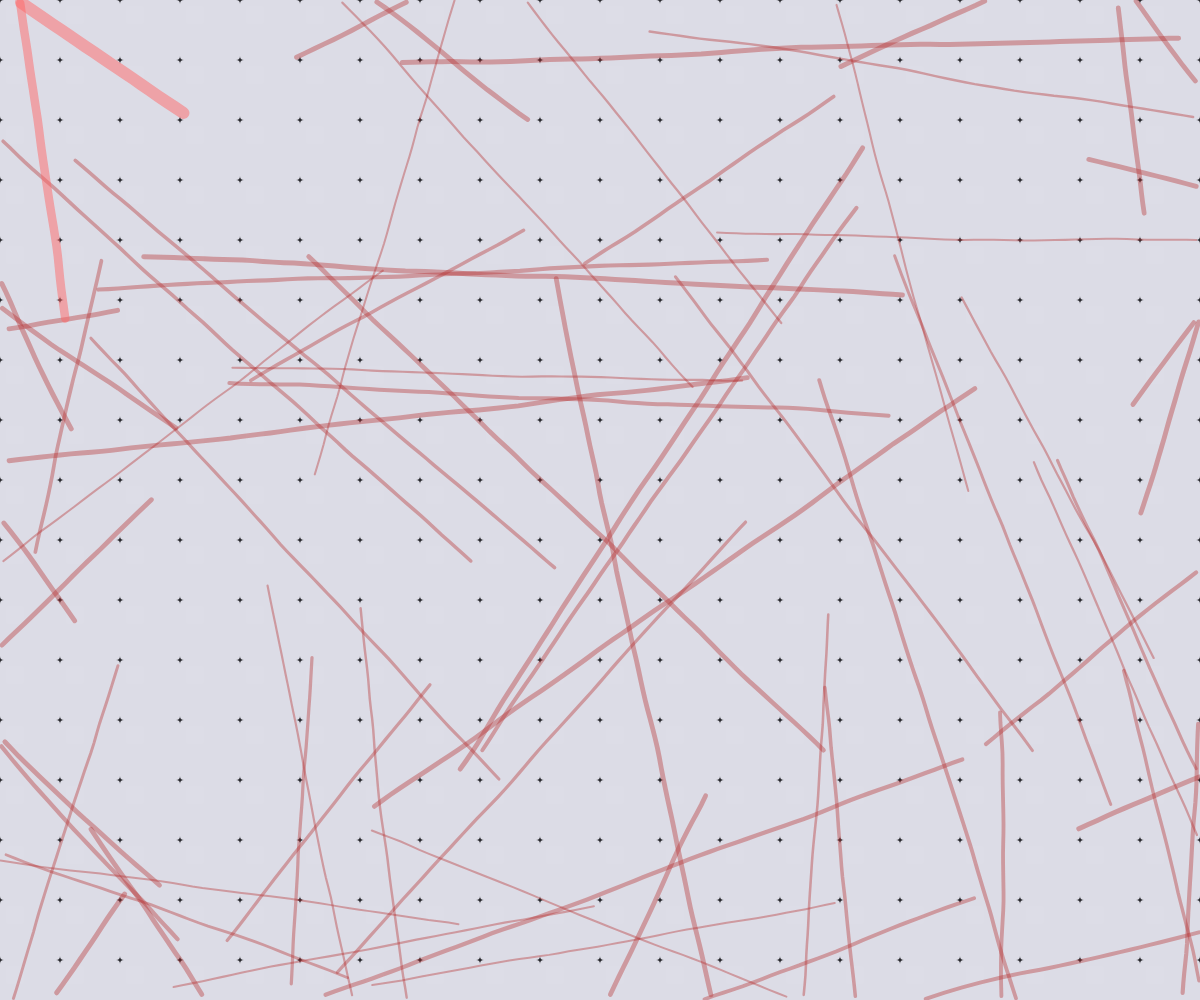
Frame 1 (no input)
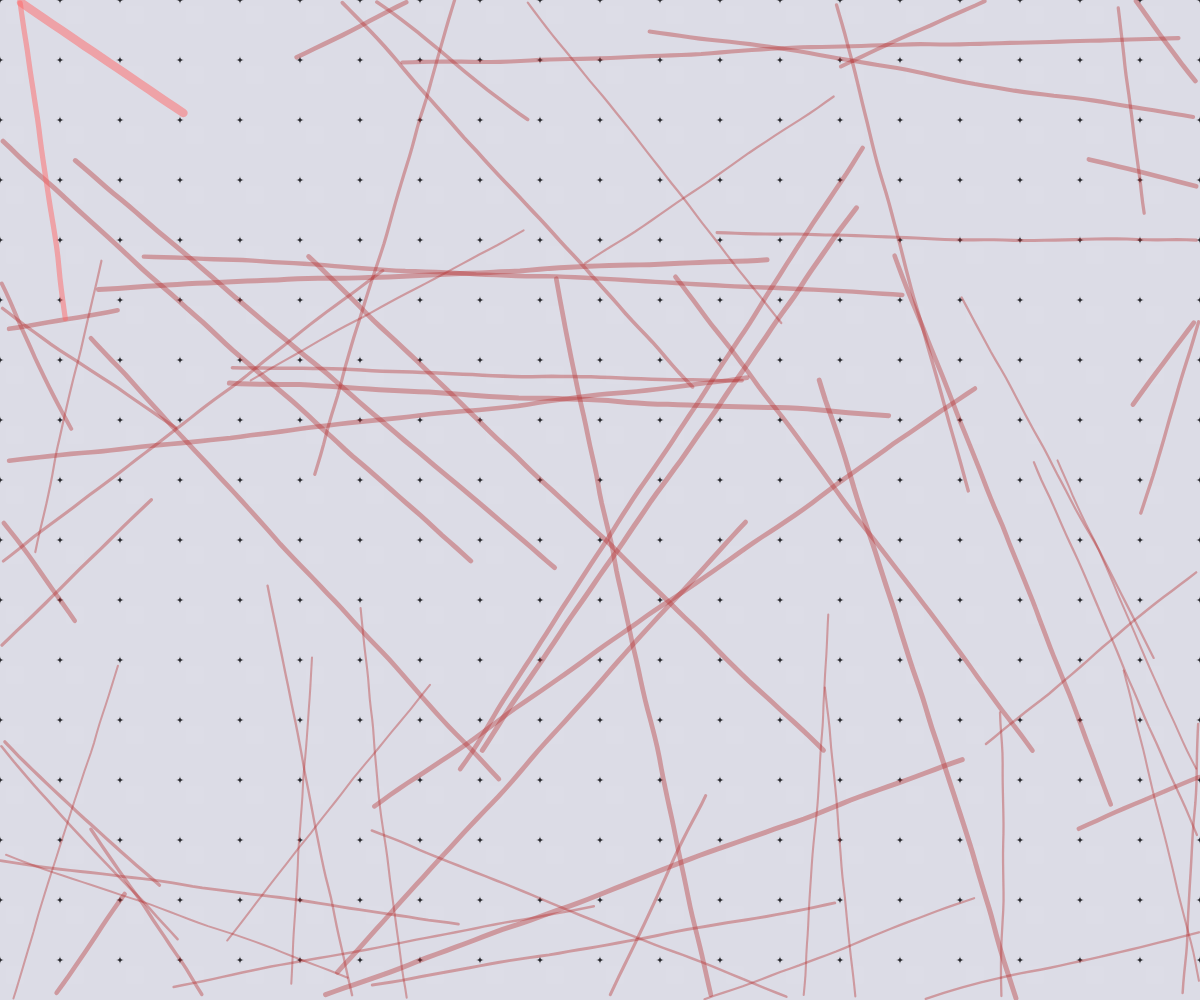
Frame 60 (no input)
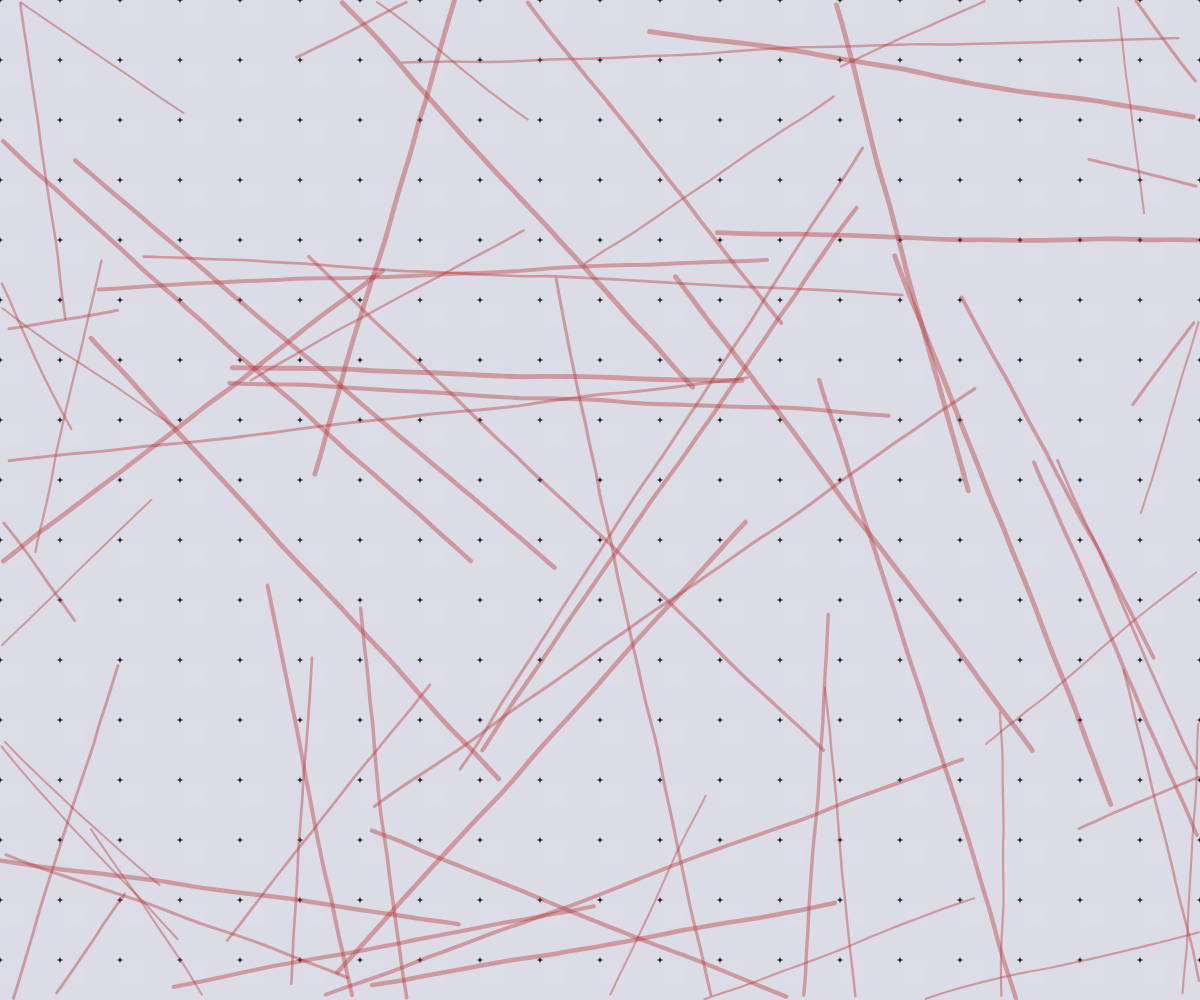
Frame 120 (the mouse pressed at the canvas centre since frame 60)

The p5.js sketch that drew these frames (run headless with seeded random() and noise() and a simulated clock; from frame 60 on, the mouse is pressed at the canvas centre):

// p5.js sketch
// ── sketch.js
let tiles = [];
let veins = [];
let mouseRadius = 100;
let pulseSpeed = 0.02;
let pulsePhase = 0;

function setup() {
  createCanvas(windowWidth, windowHeight);
  generateTiles();
  generateVeins();
}

function draw() {
  background(40, 40, 45);
  
  // Update pulse effect
  pulsePhase += pulseSpeed;
  
  // Draw tiles with subtle sheen
  for (let tile of tiles) {
    let tileColor = color(220, 220, 230);
    fill(tileColor);
    noStroke();
    rect(tile.x, tile.y, tile.w, tile.h, 4);
    
    // Add subtle reflective highlights
    fill(255, 255, 255, 10);
    rect(tile.x + tile.w * 0.1, tile.y + tile.h * 0.1, tile.w * 0.3, tile.h * 0.3, 2);
  }
  
  // Draw veins with pulsing effect
  for (let vein of veins) {
    beginShape();
    noFill();
    
    for (let i = 0; i < vein.length; i++) {
      let point = vein[i];
      
      // Add pulse effect to vein thickness
      let pulse = sin(pulsePhase + i * 0.1) * 0.5 + 0.5;
      let baseWeight = 2;
      let weight = baseWeight + pulse * 3;
      
      // Mouse interaction - brighten and thicken veins near mouse
      let d = dist(mouseX, mouseY, point.x, point.y);
      if (d < mouseRadius) {
        let intensity = map(d, 0, mouseRadius, 1, 0.2);
        weight *= intensity * 3;
        stroke(255, 100, 100, 150 * intensity);
      } else {
        stroke(180, 50, 50, 100);
      }
      
      strokeWeight(weight);
      vertex(point.x, point.y);
    }
    
    endShape();
  }
}

function generateTiles() {
  tiles = [];
  let tileSize = 60;
  let cols = width / tileSize + 2;
  let rows = height / tileSize + 2;
  
  for (let i = 0; i < cols; i++) {
    for (let j = 0; j < rows; j++) {
      tiles.push({
        x: i * tileSize - tileSize,
        y: j * tileSize - tileSize,
        w: tileSize,
        h: tileSize
      });
    }
  }
}

function generateVeins() {
  veins = [];
  let numVeins = 80;
  
  for (let i = 0; i < numVeins; i++) {
    let vein = [];
    let startX = random(width);
    let startY = random(height);
    
    // Vein length and direction
    let length = random(300, 800);
    let angle = random(TWO_PI);
    let segments = floor(length / 10);
    
    for (let j = 0; j < segments; j++) {
      let x = startX + cos(angle) * j * 10;
      let y = startY + sin(angle) * j * 10;
      
      // Add natural noise to vein path
      let noiseX = map(noise(x * 0.005, y * 0.005), 0, 1, -5, 5);
      let noiseY = map(noise(y * 0.005, x * 0.005), 0, 1, -5, 5);
      
      x += noiseX;
      y += noiseY;
      
      // Keep veins within canvas bounds
      if (x >= 0 && x <= width && y >= 0 && y <= height) {
        vein.push({x, y});
      }
    }
    
    if (vein.length > 10) {
      veins.push(vein);
    }
  }
}

function mouseDragged() {
  // No need for additional action - the vein drawing handles mouse interaction
}
